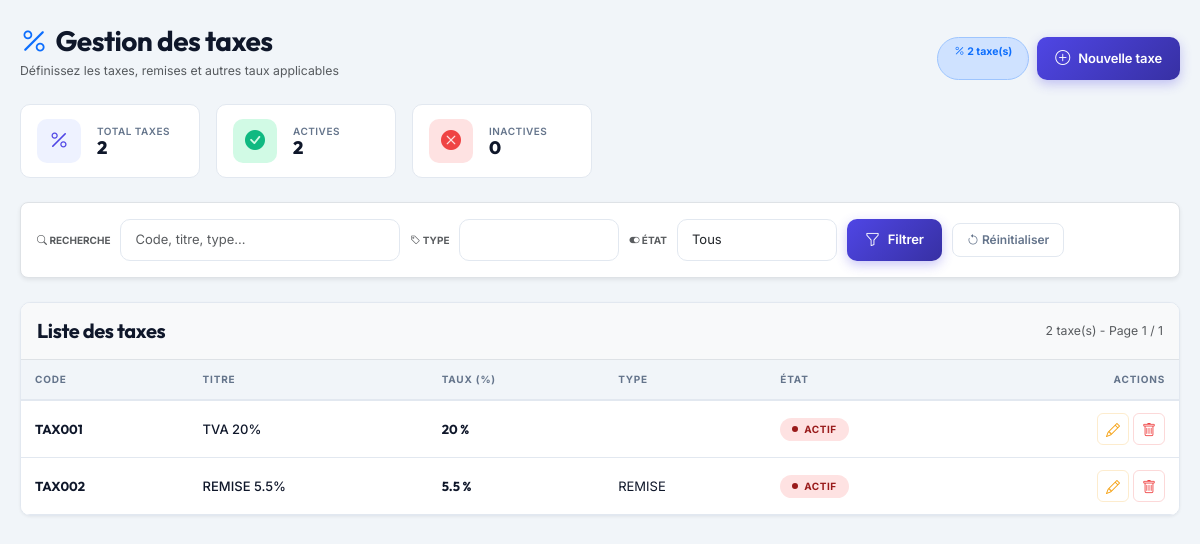
Screenshot of /views/taxe/index.php with the database file from the repository.
### tables this page shows
CREATE TABLE IF NOT EXISTS `taxe` (
  `code_taxe` varchar(100) NOT NULL,
  `titre_taxe` varchar(100) DEFAULT NULL,
  `taux_taxe` varchar(100) DEFAULT NULL,
  `type_taxe` enum('TAXE','REMISE') DEFAULT NULL,
  `etat_taxe` enum('ACTIF','INACTF') DEFAULT 'ACTIF',
  PRIMARY KEY (`code_taxe`)
);

### views/taxe/index.php (the view, shortened to what this page needs)
<?php
require 'databases/database.php';
$types_taxe = ['TVA', 'Remise', 'Autre'];
$types_from_db = $pdo->query("SELECT DISTINCT type_taxe FROM taxe ORDER BY type_taxe")->fetchAll(PDO::FETCH_COLUMN);
if (!empty($types_from_db)) {
    $types_taxe = $types_from_db;
}
function getTableContent($pdo, $search, $filtres, $page, $perPage = 20)
{
    $sql = "SELECT * FROM taxe WHERE 1=1";
    $params = [];
    $countSql = str_replace("SELECT *", "SELECT COUNT(*)", $sql);
    $stmt = $pdo->prepare($countSql);
    $stmt->execute($params);
    $total = $stmt->fetchColumn();
    $totalPages = ceil($total / $perPage);
    $sql .= " ORDER BY code_taxe LIMIT " . (($page - 1) * $perPage) . ", $perPage";
    $stmt = $pdo->prepare($sql);
    $stmt->execute($params);
    $taxes = $stmt->fetchAll(PDO::FETCH_ASSOC);
    if (empty($taxes)): ?>
        <tr><td colspan="6" class="text-center py-5 text-muted"><i class="bi bi-inbox fs-1 d-block mb-2 opacity-50"></i>Aucune taxe trouvée</td></tr>
    <?php else: ?>
        <?php foreach ($taxes as $t): ?>
            <tr>
                <td class="td-bold"><?= htmlspecialchars($t['code_taxe']) ?></td>
                <td class="td-semi"><?= htmlspecialchars($t['titre_taxe']) ?></td>
                <td class="td-bold"><?= htmlspecialchars($t['taux_taxe']) ?> %</td>
                <td><?= htmlspecialchars($t['type_taxe']) ?></td>
                <td>
                    <span class="status-badge <?= $t['etat_taxe'] === 'Actif' ? 'on' : 'off' ?>">
                        <span class="sdot"></span><?= htmlspecialchars($t['etat_taxe']) ?>
                    </span>
                </td>
                <td class="text-end">
                    <div class="d-inline-flex gap-1">
                        <button class="act-btn e editBtn" data-code="<?= htmlspecialchars($t['code_taxe']) ?>" title="Modifier"><i class="bi bi-pencil"></i></button>
                        <button class="act-btn d deleteBtn" data-code="<?= htmlspecialchars($t['code_taxe']) ?>" data-nom="<?= htmlspecialchars($t['titre_taxe']) ?>" title="Supprimer"><i class="bi bi-trash"></i></button>
                    </div>
                </td>
            </tr>
        <?php endforeach; ?>
    <?php endif;
    $tableHtml = ob_get_clean();
    if ($totalPages > 1): ?>
    <?php endif;
    $paginationHtml = ob_get_clean();
    return [
        'table'      => $tableHtml,
        'pagination' => $paginationHtml,
        'total'      => $total,
        'page'       => $page,
        'totalPages' => $totalPages
    ];
}
$search = trim($_POST['search'] ?? '');
$filtres = [
    'type' => trim($_POST['type'] ?? ''),
    'etat' => trim($_POST['etat'] ?? '')
];
$page = (int)($_POST['page'] ?? 1);
$initialData = getTableContent($pdo, $search, $filtres, $page);
$totalTaxe = $pdo->query("SELECT COUNT(*) FROM taxe")->fetchColumn();
$actives = $pdo->query("SELECT COUNT(*) FROM taxe WHERE etat_taxe = 'Actif'")->fetchColumn();
$inactives = $pdo->query("SELECT COUNT(*) FROM taxe WHERE etat_taxe = 'Inactif'")->fetchColumn();
?>
<!DOCTYPE html>
<html lang="fr">
<head>
    <link href="https://cdn.jsdelivr.net/npm/bootstrap@5.3.2/dist/css/bootstrap.min.css" rel="stylesheet">
    <link href="https://cdn.jsdelivr.net/npm/bootstrap-icons@1.11.3/font/bootstrap-icons.css" rel="stylesheet">
    <link rel="stylesheet" href="https://cdn.jsdelivr.net/npm/bootstrap-select@1.14.0-beta3/dist/css/bootstrap-select.min.css">
</head>
<body>
<div class="W">
    <div class="d-flex flex-wrap justify-content-between align-items-end mb-4 gap-2">
        <div>
            <h1 class="h3 fw-bold mb-1"><i class="bi bi-percent text-primary me-2"></i>Gestion des taxes</h1>
            <p class="text-muted small mb-0">Définissez les taxes, remises et autres taux applicables</p>
        </div>
        <div class="d-flex gap-2">
            <span class="badge rounded-pill bg-primary-subtle text-primary border border-primary-subtle px-3 py-2">
                <i class="bi bi-percent"></i> <?= $totalTaxe ?> taxe(s)
            </span>
            <button type="button" class="btn-chic btn-chic-primary" id="addBtn">
                <i class="bi bi-plus-circle"></i>
                <span>Nouvelle taxe</span>
            </button>
        </div>
    </div>
    <div class="row g-3 mb-4">
        <?php
        $stats = [
            ['primary', 'percent', 'Total taxes', $totalTaxe, ''],
            ['success', 'check-circle-fill', 'Actives', $actives, ''],
            ['danger', 'x-circle-fill', 'Inactives', $inactives, ''],
        ];
        $colorMap = [
            'primary' => ['var(--color-primary-soft)', 'var(--color-primary)'],
            'success' => ['var(--color-success-soft)', 'var(--color-success)'],
            'danger' => ['var(--color-danger-soft)', 'var(--color-danger)'],
        ];
        foreach ($stats as $s): $bg = $colorMap[$s[0]][0]; $fg = $colorMap[$s[0]][1]; ?>
            <div class="col-6 col-md-4 col-xl-2">
                <div class="stat-card d-flex align-items-center gap-3 h-100">
                    <div class="stat-icon" style="background: <?= $bg ?>; color: <?= $fg ?>;">
                        <i class="bi bi-<?= $s[1] ?>"></i>
                    </div>
                    <div class="flex-grow-1 overflow-hidden">
                        <div class="stat-label"><?= $s[2] ?></div>
                        <div class="stat-value text-truncate"><?= $s[3] ?><?php if ($s[4]): ?><small class="text-muted ms-1" style="font-size:11px;"><?= $s[4] ?></small><?php endif; ?></div>
                    </div>
                </div>
            </div>
        <?php endforeach; ?>
    </div>
    <div class="bg-white border rounded-3 p-3 mb-4 shadow-sm">
        <form id="searchForm" method="post" onsubmit="return false;">
            <div class="d-flex flex-wrap align-items-center gap-3">
                <label class="text-uppercase small fw-bold text-muted mb-0"><i class="bi bi-search"></i> Recherche</label>
                <input type="text" id="searchInput" class="form-control" placeholder="Code, titre, type..." value="<?= htmlspecialchars($search) ?>" style="flex:1; min-width:150px;">
                <label class="text-uppercase small fw-bold text-muted mb-0"><i class="bi bi-tag"></i> Type</label>
                <select id="typeFilter" class="form-control selectpicker" data-live-search="true" data-live-search-placeholder="Rechercher un type..." data-width="100%">
                    <?php foreach ($types_taxe as $t): ?>
                        <option value="<?= htmlspecialchars($t) ?>" <?= ($filtres['type'] == $t) ? 'selected' : '' ?>><?= htmlspecialchars($t) ?></option>
                    <?php endforeach; ?>
                </select>
                <label class="text-uppercase small fw-bold text-muted mb-0"><i class="bi bi-toggle-on"></i> État</label>
                <select id="etatFilter" class="form-control selectpicker" data-live-search="true" data-live-search-placeholder="Rechercher un état..." data-width="100%">
                    <option value="">Tous</option>
                </select>
                <button type="button" class="btn-chic btn-chic-primary" id="filterBtn"><i class="bi bi-funnel"></i><span>Filtrer</span></button>
                <button type="button" class="btn-go-outline" id="resetBtn"><i class="bi bi-arrow-counterclockwise"></i> Réinitialiser</button>
            </div>
        </form>
    </div>
    <div class="data-table-wrap" id="tableWrapper">
        <div class="d-flex flex-wrap align-items-center justify-content-between p-3 border-bottom bg-light">
            <h5 class="mb-0 fw-bold" style="font-family:'Outfit',sans-serif;">Liste des taxes</h5>
            <span class="text-muted small" id="totalCount"><?= $initialData['total'] ?> taxe(s) - Page <?= $initialData['page'] ?> / <?= max(1, $initialData['totalPages']) ?></span>
        </div>
        <div class="table-responsive">
            <table class="table table-hover align-middle mb-0">
                <thead>
                    <tr>
                        <th>Code</th>
                        <th>Titre</th>
                        <th>Taux (%)</th>
                        <th>Type</th>
                        <th>État</th>
                        <th class="text-end">Actions</th>
                    </tr>
                </thead>
                <tbody id="tableBody">
                    <?= $initialData['table'] ?>
                </tbody>
            </table>
        </div>
    </div>
</div>
</body>
</html>

### rows the page displays
taxe: code_taxe "TAX001", titre_taxe "TVA 20%", taux_taxe "20", etat_taxe "ACTIF"
taxe: code_taxe "TAX002", titre_taxe "REMISE 5.5%", taux_taxe "5.5", type_taxe "REMISE", etat_taxe "ACTIF"

### other values shown
$totalTaxe "2"
$s[2] "TOTAL TAXES"
$s[3] "2"
$s[2] "ACTIVES"
$s[2] "INACTIVES"
$s[3] "0"
$initialData['total'] "2"
$initialData['page'] "1"
max(1, $initialData['totalPages']) "1"
